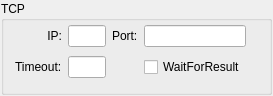
<?xml version="1.0" encoding="UTF-8"?>
<ui version="4.0">
 <class>TcpWidgetClass</class>
 <widget class="QWidget" name="TcpWidgetClass">
  <property name="geometry">
   <rect>
    <x>0</x>
    <y>0</y>
    <width>273</width>
    <height>96</height>
   </rect>
  </property>
  <property name="windowTitle">
   <string>TcpWidget</string>
  </property>
  <layout class="QGridLayout" name="gridLayout">
   <property name="margin">
    <number>1</number>
   </property>
   <item row="0" column="0" colspan="5">
    <widget class="QGroupBox" name="groupBox">
     <property name="title">
      <string>TCP</string>
     </property>
     <layout class="QGridLayout" name="gridLayout_2">
      <property name="topMargin">
       <number>1</number>
      </property>
      <item row="0" column="0">
       <widget class="QLabel" name="label_2">
        <property name="text">
         <string>IP:</string>
        </property>
        <property name="alignment">
         <set>Qt::AlignRight|Qt::AlignTrailing|Qt::AlignVCenter</set>
        </property>
       </widget>
      </item>
      <item row="0" column="1">
       <widget class="QLineEdit" name="ip_edit"/>
      </item>
      <item row="0" column="2">
       <widget class="QLabel" name="label">
        <property name="text">
         <string>Port:</string>
        </property>
       </widget>
      </item>
      <item row="0" column="5">
       <spacer name="horizontalSpacer_2">
        <property name="orientation">
         <enum>Qt::Horizontal</enum>
        </property>
        <property name="sizeHint" stdset="0">
         <size>
          <width>40</width>
          <height>20</height>
         </size>
        </property>
       </spacer>
      </item>
      <item row="1" column="0">
       <widget class="QLabel" name="label_3">
        <property name="text">
         <string>Timeout:</string>
        </property>
       </widget>
      </item>
      <item row="1" column="1">
       <widget class="QLineEdit" name="timeout_edit"/>
      </item>
      <item row="1" column="4" colspan="2">
       <spacer name="horizontalSpacer">
        <property name="orientation">
         <enum>Qt::Horizontal</enum>
        </property>
        <property name="sizeHint" stdset="0">
         <size>
          <width>40</width>
          <height>20</height>
         </size>
        </property>
       </spacer>
      </item>
      <item row="0" column="3">
       <widget class="QLineEdit" name="port_edit"/>
      </item>
      <item row="1" column="3">
       <widget class="QCheckBox" name="wait_for_result_box">
        <property name="text">
         <string>WaitForResult</string>
        </property>
       </widget>
      </item>
     </layout>
    </widget>
   </item>
  </layout>
 </widget>
 <layoutdefault spacing="6" margin="11"/>
 <resources/>
 <connections/>
</ui>
